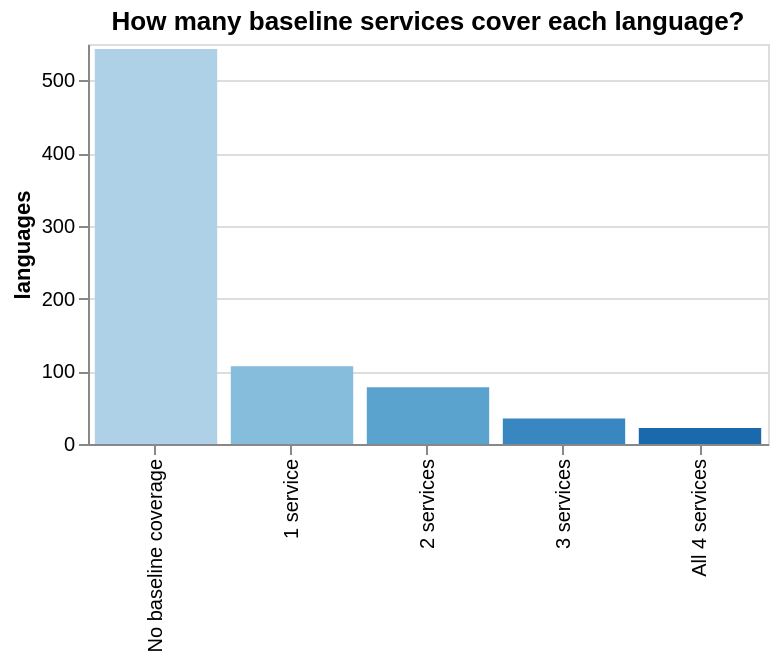

Notebook code cell kept with this figure:
### Markdown cell above
### Service Overlap: How Many Languages Have Baseline Coverage?

Of the 880 languages in the pipeline, **631 (72%)** have no translation from any of the four baseline services. This is the starting gap that LLM services fill. The overlap distribution shows how many languages have 1, 2, 3, or all 4 baseline translations, giving a sense of how much cross-service validation is available at the baseline level.

### Code cell
# Service overlap: how many baseline services cover each language?
df["n_baseline"] = sum(
    df[col].notna().astype(int)
    for col in BASELINE_SERVICES.values()
    if col in df.columns
)

overlap_counts = df["n_baseline"].value_counts().sort_index().reset_index()
overlap_counts.columns = ["n_services", "n_languages"]
overlap_counts["label"] = overlap_counts["n_services"].map({
    0: "No baseline coverage",
    1: "1 service",
    2: "2 services",
    3: "3 services",
    4: "All 4 services",
})

print("Baseline service overlap across 880 languages:")
for _, r in overlap_counts.iterrows():
    pct = r["n_languages"] / total_langs * 100
    print(f"  {r['label']:25s}: {r['n_languages']:4d}  ({pct:.1f}%)")

overlap_bar = alt.Chart(overlap_counts).mark_bar().encode(
    x=alt.X("label:N",
            sort=["No baseline coverage","1 service","2 services","3 services","All 4 services"],
            title=None),
    y=alt.Y("n_languages:Q", title="languages"),
    color=alt.Color("n_services:O", scale=alt.Scale(scheme="blues"), legend=None),
    tooltip=["label:N", "n_languages:Q"],
).properties(width=340, height=200, title="How many baseline services cover each language?")
display(overlap_bar)

zero_by_fam = (
    df[df["n_baseline"] == 0]
    .groupby("language_family")["language_code"]
    .nunique()
    .sort_values(ascending=False)
    .reset_index(name="n_zero")
)
print(f"\nZero-baseline-coverage languages by family:")
for _, r in zero_by_fam.iterrows():
    total_fam = df[df["language_family"] == r["language_family"]]["language_code"].nunique()
    pct = r["n_zero"] / total_fam * 100
    print(f"  {r['language_family']:45s}: {r['n_zero']:3d}/{total_fam:3d} ({pct:.0f}%)")

### Figure 1 — Vega specification as saved in the notebook (floating-point values rounded to 4 significant figures)
{"$schema": "https://vega.github.io/schema/vega/v6.json", "data": [{"name": "source_0"}, {"name": "data_0", "values": [{"label": "No baseline coverage", "n_languages": 543, "n_languages_end": 543.0, "n_languages_start": 0.0, "n_services": 0}, {"label": "1 service", "n_languages": 107, "n_languages_end": 107.0, "n_languages_start": 0.0, "n_services": 1}, {"label": "2 services", "n_languages": 78, "n_languages_end": 78.0, "n_languages_start": 0.0, "n_services": 2}, {"label": "3 services", "n_languages": 35, "n_languages_end": 35.0, "n_languages_start": 0.0, "n_services": 3}, {"label": "All 4 services", "n_languages": 22, "n_languages_end": 22.0, "n_languages_start": 0.0, "n_services": 4}]}, {"name": "source_0_x_domain_label", "values": [{"label": "No baseline coverage", "sort_field": 0.0}, {"label": "1 service", "sort_field": 1.0}, {"label": "2 services", "sort_field": 2.0}, {"label": "3 services", "sort_field": 3.0}, {"label": "All 4 services", "sort_field": 4.0}]}, {"name": "data_0_color_domain_n_services", "values": [{"n_services": 0}, {"n_services": 1}, {"n_services": 2}, {"n_services": 3}, {"n_services": 4}]}], "marks": [{"type": "rect", "name": "marks", "from": {"data": "data_0"}, "encode": {"update": {"fill": {"field": "n_services", "scale": "color"}, "x": {"field": "label", "scale": "x"}, "y": {"field": "n_languages_end", "scale": "y"}, "y2": {"field": "n_languages_start", "scale": "y"}, "width": {"signal": "max(0.25, bandwidth('x'))"}, "tooltip": {"signal": "{\"label\": isValid(datum[\"label\"]) ? datum[\"label\"] : \"\"+datum[\"label\"], \"n_languages\": format(datum[\"n_languages\"], \"\")}"}}}, "style": ["bar"]}], "scales": [{"name": "x", "type": "band", "domain": {"data": "source_0_x_domain_label", "field": "label", "sort": {"op": "max", "field": "sort_field"}}, "range": [0, {"signal": "width"}], "paddingInner": 0.1, "paddingOuter": 0.05}, {"name": "y", "type": "linear", "domain": {"data": "data_0", "fields": ["n_languages_start", "n_languages_end"]}, "range": [{"signal": "height"}, 0], "nice": true, "zero": true}, {"name": "color", "type": "ordinal", "domain": {"data": "data_0_color_domain_n_services", "field": "n_services", "sort": true}, "range": {"scheme": "blues"}, "interpolate": "hcl"}], "axes": [{"scale": "y", "labels": false, "tickCount": {"signal": "ceil(height/40)"}, "aria": false, "orient": "left", "grid": true, "zindex": 0, "gridScale": "x", "maxExtent": 0, "domain": false, "minExtent": 0, "ticks": false}, {"scale": "x", "labelBaseline": "middle", "zindex": 0, "labelAngle": 270, "orient": "bottom", "grid": false, "labelAlign": "right"}, {"scale": "y", "labelOverlap": true, "grid": false, "title": "languages", "orient": "left", "zindex": 0, "tickCount": {"signal": "ceil(height/40)"}}], "title": {"text": "How many baseline services cover each language?", "frame": "group"}, "style": "cell", "padding": 5, "height": 200, "background": "white", "width": 340}
